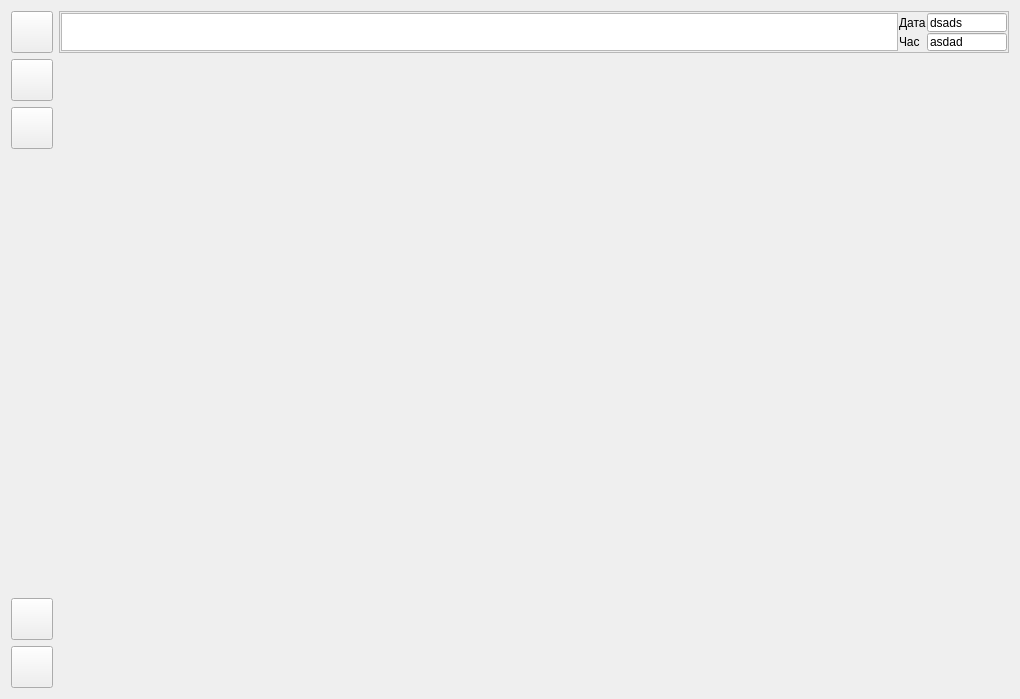
<?xml version="1.0" encoding="UTF-8"?>
<ui version="4.0">
 <class>Form</class>
 <widget class="QWidget" name="Form">
  <property name="geometry">
   <rect>
    <x>0</x>
    <y>0</y>
    <width>1020</width>
    <height>699</height>
   </rect>
  </property>
  <property name="minimumSize">
   <size>
    <width>800</width>
    <height>600</height>
   </size>
  </property>
  <property name="maximumSize">
   <size>
    <width>2560</width>
    <height>2560</height>
   </size>
  </property>
  <property name="windowTitle">
   <string>Scada</string>
  </property>
  <property name="windowIcon">
   <iconset resource="../../../lib/picture.qrc">
    <normaloff>:/butons/pict/iph_logo.png</normaloff>:/butons/pict/iph_logo.png</iconset>
  </property>
  <layout class="QGridLayout">
   <item row="0" column="0">
    <widget class="QPushButton" name="bn_showAlert">
     <property name="minimumSize">
      <size>
       <width>42</width>
       <height>42</height>
      </size>
     </property>
     <property name="maximumSize">
      <size>
       <width>42</width>
       <height>42</height>
      </size>
     </property>
     <property name="icon">
      <iconset resource="../../../lib/picture.qrc">
       <normaloff>:/butons/pict/alarm_32x32.png</normaloff>:/butons/pict/alarm_32x32.png</iconset>
     </property>
     <property name="iconSize">
      <size>
       <width>32</width>
       <height>32</height>
      </size>
     </property>
    </widget>
   </item>
   <item row="1" column="0">
    <widget class="QPushButton" name="Trend">
     <property name="minimumSize">
      <size>
       <width>42</width>
       <height>42</height>
      </size>
     </property>
     <property name="maximumSize">
      <size>
       <width>42</width>
       <height>42</height>
      </size>
     </property>
     <property name="icon">
      <iconset resource="../../../lib/picture.qrc">
       <normaloff>:/butons/pict/thrend_32x32.png</normaloff>:/butons/pict/thrend_32x32.png</iconset>
     </property>
     <property name="iconSize">
      <size>
       <width>32</width>
       <height>32</height>
      </size>
     </property>
    </widget>
   </item>
   <item row="4" column="0">
    <widget class="QPushButton" name="About">
     <property name="minimumSize">
      <size>
       <width>42</width>
       <height>42</height>
      </size>
     </property>
     <property name="maximumSize">
      <size>
       <width>42</width>
       <height>42</height>
      </size>
     </property>
     <property name="icon">
      <iconset resource="../../../lib/picture.qrc">
       <normaloff>:/butons/pict/iph_logo.png</normaloff>:/butons/pict/iph_logo.png</iconset>
     </property>
     <property name="iconSize">
      <size>
       <width>32</width>
       <height>32</height>
      </size>
     </property>
    </widget>
   </item>
   <item row="5" column="0">
    <widget class="QPushButton" name="Exit">
     <property name="minimumSize">
      <size>
       <width>42</width>
       <height>42</height>
      </size>
     </property>
     <property name="maximumSize">
      <size>
       <width>42</width>
       <height>42</height>
      </size>
     </property>
     <property name="text">
      <string/>
     </property>
     <property name="icon">
      <iconset resource="../../../lib/picture.qrc">
       <normaloff>:/butons/pict/exit_32x32.png</normaloff>:/butons/pict/exit_32x32.png</iconset>
     </property>
     <property name="iconSize">
      <size>
       <width>32</width>
       <height>32</height>
      </size>
     </property>
    </widget>
   </item>
   <item row="3" column="0">
    <spacer name="spacher">
     <property name="orientation">
      <enum>Qt::Vertical</enum>
     </property>
     <property name="sizeHint" stdset="0">
      <size>
       <width>20</width>
       <height>40</height>
      </size>
     </property>
    </spacer>
   </item>
   <item row="0" column="1" colspan="2">
    <widget class="QFrame" name="frame">
     <property name="minimumSize">
      <size>
       <width>42</width>
       <height>42</height>
      </size>
     </property>
     <property name="maximumSize">
      <size>
       <width>16777215</width>
       <height>42</height>
      </size>
     </property>
     <property name="frameShape">
      <enum>QFrame::StyledPanel</enum>
     </property>
     <property name="frameShadow">
      <enum>QFrame::Raised</enum>
     </property>
     <layout class="QGridLayout">
      <property name="sizeConstraint">
       <enum>QLayout::SetDefaultConstraint</enum>
      </property>
      <property name="leftMargin">
       <number>1</number>
      </property>
      <property name="topMargin">
       <number>1</number>
      </property>
      <property name="rightMargin">
       <number>1</number>
      </property>
      <property name="bottomMargin">
       <number>1</number>
      </property>
      <property name="spacing">
       <number>1</number>
      </property>
      <item row="0" column="0" rowspan="2">
       <widget class="QTextEdit" name="AlertBrowser"/>
      </item>
      <item row="0" column="2">
       <widget class="QLineEdit" name="lineEDate">
        <property name="maximumSize">
         <size>
          <width>80</width>
          <height>16777215</height>
         </size>
        </property>
        <property name="text">
         <string>dsads</string>
        </property>
       </widget>
      </item>
      <item row="1" column="2">
       <widget class="QLineEdit" name="lineETime">
        <property name="sizePolicy">
         <sizepolicy hsizetype="Expanding" vsizetype="Fixed">
          <horstretch>0</horstretch>
          <verstretch>0</verstretch>
         </sizepolicy>
        </property>
        <property name="minimumSize">
         <size>
          <width>0</width>
          <height>0</height>
         </size>
        </property>
        <property name="maximumSize">
         <size>
          <width>80</width>
          <height>30</height>
         </size>
        </property>
        <property name="text">
         <string>asdad</string>
        </property>
       </widget>
      </item>
      <item row="0" column="1">
       <widget class="QLabel" name="label">
        <property name="text">
         <string>Дата</string>
        </property>
       </widget>
      </item>
      <item row="1" column="1">
       <widget class="QLabel" name="label_2">
        <property name="text">
         <string>Час</string>
        </property>
       </widget>
      </item>
     </layout>
    </widget>
   </item>
   <item row="2" column="0">
    <widget class="QPushButton" name="bnParm">
     <property name="sizePolicy">
      <sizepolicy hsizetype="Minimum" vsizetype="Fixed">
       <horstretch>0</horstretch>
       <verstretch>0</verstretch>
      </sizepolicy>
     </property>
     <property name="minimumSize">
      <size>
       <width>42</width>
       <height>42</height>
      </size>
     </property>
     <property name="maximumSize">
      <size>
       <width>42</width>
       <height>42</height>
      </size>
     </property>
     <property name="text">
      <string/>
     </property>
     <property name="icon">
      <iconset resource="../../../lib/picture.qrc">
       <normaloff>:/butons/pict/setup_32x32.png</normaloff>:/butons/pict/setup_32x32.png</iconset>
     </property>
     <property name="iconSize">
      <size>
       <width>32</width>
       <height>32</height>
      </size>
     </property>
    </widget>
   </item>
   <item row="1" column="1" rowspan="5">
    <widget class="QScrollArea" name="scrollArea">
     <property name="frameShape">
      <enum>QFrame::NoFrame</enum>
     </property>
     <property name="widgetResizable">
      <bool>false</bool>
     </property>
     <property name="alignment">
      <set>Qt::AlignLeading|Qt::AlignLeft|Qt::AlignTop</set>
     </property>
     <widget class="QWidget" name="scrollAreaWidgetContents">
      <property name="geometry">
       <rect>
        <x>0</x>
        <y>0</y>
        <width>742</width>
        <height>546</height>
       </rect>
      </property>
     </widget>
    </widget>
   </item>
  </layout>
 </widget>
 <resources>
  <include location="../../../lib/picture.qrc"/>
 </resources>
 <connections/>
</ui>
